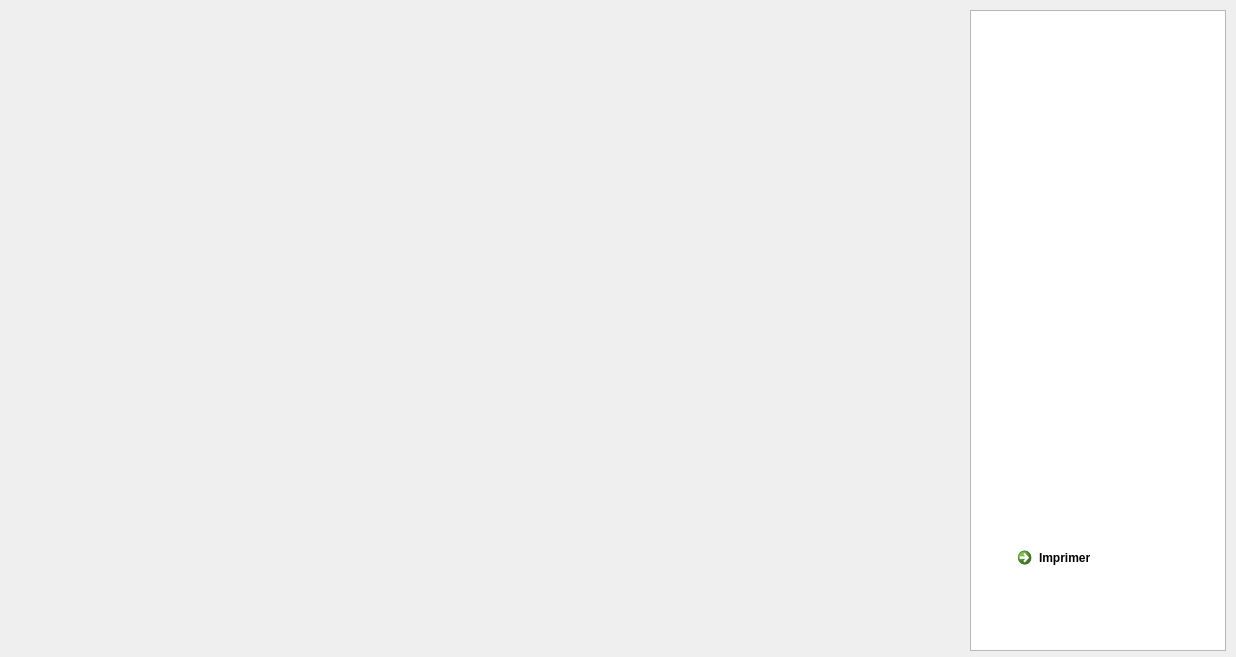
<?xml version="1.0" encoding="UTF-8"?>
<ui version="4.0">
 <class>Dialog</class>
 <widget class="QDialog" name="Dialog">
  <property name="geometry">
   <rect>
    <x>0</x>
    <y>0</y>
    <width>1236</width>
    <height>657</height>
   </rect>
  </property>
  <property name="windowTitle">
   <string>Dialog</string>
  </property>
  <widget class="QListWidget" name="listWidget">
   <property name="geometry">
    <rect>
     <x>970</x>
     <y>10</y>
     <width>256</width>
     <height>641</height>
    </rect>
   </property>
  </widget>
  <widget class="QCommandLinkButton" name="commandLinkButton">
   <property name="geometry">
    <rect>
     <x>1010</x>
     <y>540</y>
     <width>186</width>
     <height>71</height>
    </rect>
   </property>
   <property name="text">
    <string>Imprimer</string>
   </property>
  </widget>
  <widget class="QWidget" name="layoutWidget">
   <property name="geometry">
    <rect>
     <x>10</x>
     <y>10</y>
     <width>826</width>
     <height>416</height>
    </rect>
   </property>
   <layout class="QGridLayout" name="gridLayout_9">
    <item row="0" column="0">
     <layout class="QGridLayout" name="gridLayout_5">
      <item row="0" column="0">
       <layout class="QGridLayout" name="gridLayout">
        <item row="0" column="0">
         <widget class="QLabel" name="Tea">
          <property name="minimumSize">
           <size>
            <width>171</width>
            <height>181</height>
           </size>
          </property>
          <property name="text">
           <string/>
          </property>
          <property name="pixmap">
           <pixmap>atai.png</pixmap>
          </property>
          <property name="scaledContents">
           <bool>true</bool>
          </property>
         </widget>
        </item>
        <item row="0" column="1">
         <widget class="QLabel" name="caffe_creme">
          <property name="minimumSize">
           <size>
            <width>171</width>
            <height>181</height>
           </size>
          </property>
          <property name="text">
           <string/>
          </property>
          <property name="pixmap">
           <pixmap>cafe_creme.png</pixmap>
          </property>
          <property name="scaledContents">
           <bool>true</bool>
          </property>
         </widget>
        </item>
       </layout>
      </item>
      <item row="0" column="1">
       <layout class="QGridLayout" name="gridLayout_4">
        <item row="0" column="0">
         <widget class="QLabel" name="chocolat_chaud">
          <property name="minimumSize">
           <size>
            <width>171</width>
            <height>181</height>
           </size>
          </property>
          <property name="text">
           <string/>
          </property>
          <property name="pixmap">
           <pixmap>chocolat.png</pixmap>
          </property>
          <property name="scaledContents">
           <bool>true</bool>
          </property>
         </widget>
        </item>
        <item row="0" column="1">
         <widget class="QLabel" name="noire">
          <property name="minimumSize">
           <size>
            <width>171</width>
            <height>181</height>
           </size>
          </property>
          <property name="text">
           <string/>
          </property>
          <property name="pixmap">
           <pixmap>coffee.png</pixmap>
          </property>
          <property name="scaledContents">
           <bool>true</bool>
          </property>
         </widget>
        </item>
       </layout>
      </item>
     </layout>
    </item>
    <item row="1" column="0">
     <layout class="QGridLayout" name="gridLayout_6">
      <item row="0" column="0">
       <layout class="QGridLayout" name="gridLayout_7">
        <item row="0" column="0">
         <widget class="QLabel" name="ftour">
          <property name="minimumSize">
           <size>
            <width>171</width>
            <height>181</height>
           </size>
          </property>
          <property name="text">
           <string/>
          </property>
          <property name="pixmap">
           <pixmap>ftor.png</pixmap>
          </property>
          <property name="scaledContents">
           <bool>true</bool>
          </property>
         </widget>
        </item>
        <item row="0" column="1">
         <widget class="QLabel" name="Soda">
          <property name="minimumSize">
           <size>
            <width>171</width>
            <height>181</height>
           </size>
          </property>
          <property name="text">
           <string/>
          </property>
          <property name="pixmap">
           <pixmap>soda.png</pixmap>
          </property>
          <property name="scaledContents">
           <bool>true</bool>
          </property>
         </widget>
        </item>
       </layout>
      </item>
      <item row="0" column="1">
       <layout class="QGridLayout" name="gridLayout_8">
        <item row="0" column="0">
         <widget class="QLabel" name="Water">
          <property name="minimumSize">
           <size>
            <width>171</width>
            <height>181</height>
           </size>
          </property>
          <property name="text">
           <string/>
          </property>
          <property name="pixmap">
           <pixmap>water.png</pixmap>
          </property>
          <property name="scaledContents">
           <bool>true</bool>
          </property>
         </widget>
        </item>
        <item row="0" column="1">
         <widget class="QLabel" name="tea2">
          <property name="minimumSize">
           <size>
            <width>171</width>
            <height>181</height>
           </size>
          </property>
          <property name="text">
           <string/>
          </property>
          <property name="pixmap">
           <pixmap>atai.png</pixmap>
          </property>
          <property name="scaledContents">
           <bool>true</bool>
          </property>
         </widget>
        </item>
       </layout>
      </item>
     </layout>
    </item>
   </layout>
  </widget>
 </widget>
 <resources/>
 <connections/>
</ui>
